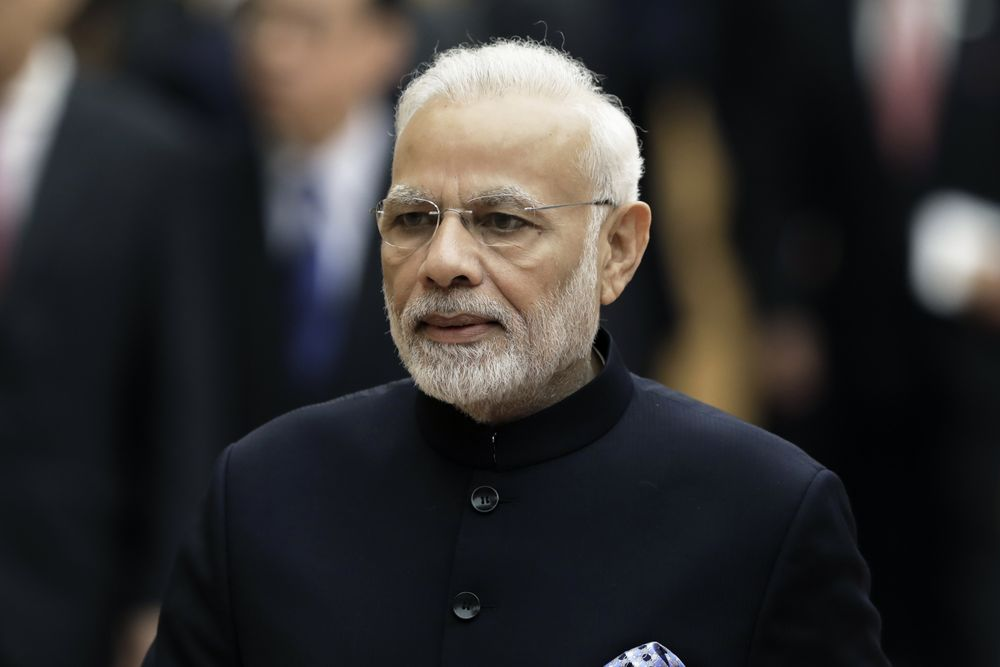
#> input picture Data Science/image.jpg, 1000 x 667 px
$ jupyter execute 'Task 2.ipynb'   (shell and % lines are left out)
#> lines starting #> are read from the running program, lines starting #| are printed output that depends on the picture
# Data Science Intern @ LetsGrowMore
## Author : Ashutosh Pradhan
## Task 2
## Image to Pencil Sketch with Python:

We need to read the image in RBG format and then convert it to a grayscale image. This will turn an image into a classic black and white photo. Then the next thing to do is invert the grayscale image also called negative image, this will be our inverted grayscale image. Inversion can be used to enhance details. Then we can finally create the pencil sketch by mixing the grayscale image with the inverted blurry image. This can be done by dividing the grayscale image by the inverted blurry image. Since images are just arrays, we can easily do this programmatically using the divide function from the cv2 library in Python.

Reference: https://thecleverprogrammer.com/2020/09/30/pencil-sketch-with-python/

### Importing Required libraries

[cell 1]
import cv2
import numpy as np

### Loading Image

[cell 2]
img=cv2.imread("image.jpg")
#> img is the input picture: shape (667, 1000, 3); mean B, G, R 49.8, 50.3, 52.5
img

[cell 3]
import matplotlib.pyplot as plt
img_rgb = cv2.cvtColor(img, cv2.COLOR_BGR2RGB)
plt.imshow(img_rgb)

### Converting Image into Gray Scale

[cell 4]
img_gray = cv2.cvtColor(img, cv2.COLOR_BGR2GRAY)
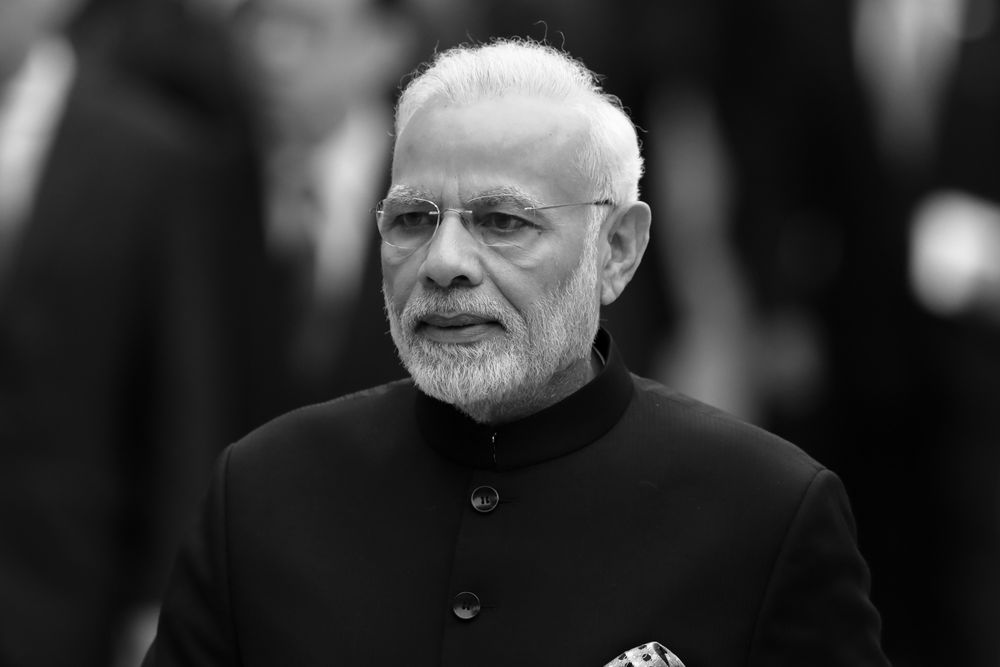
#> img_gray: shape (667, 1000); min 0, max 255, mean 51
img_gray

[cell 5]
plt.imshow(img_gray)

### Inverting the image

[cell 6]
img_invert = cv2.bitwise_not(img_gray)
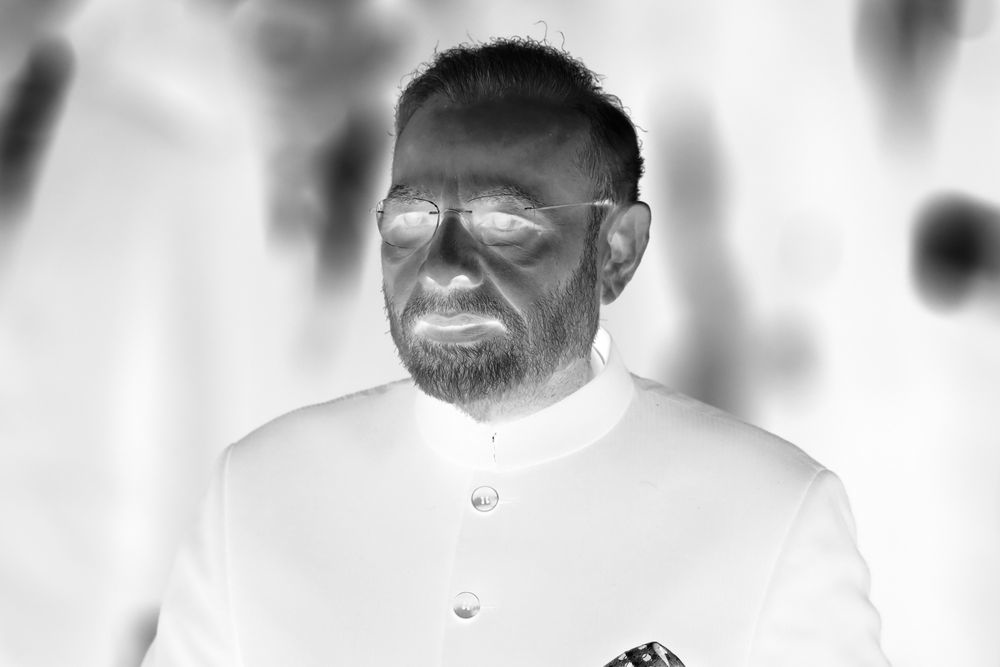
#> img_invert: shape (667, 1000); min 0, max 255, mean 204
img_invert

[cell 7]
plt.imshow(img_invert)

### Smoothing the image

[cell 8]
img_smoothing = cv2.GaussianBlur(img_invert, (21, 21),sigmaX=0, sigmaY=0)
img_smoothing

[cell 9]
plt.imshow(img_smoothing)

[cell 10]
def dodgeV2(x, y):
    return cv2.divide(x, 255 - y, scale=256.0)
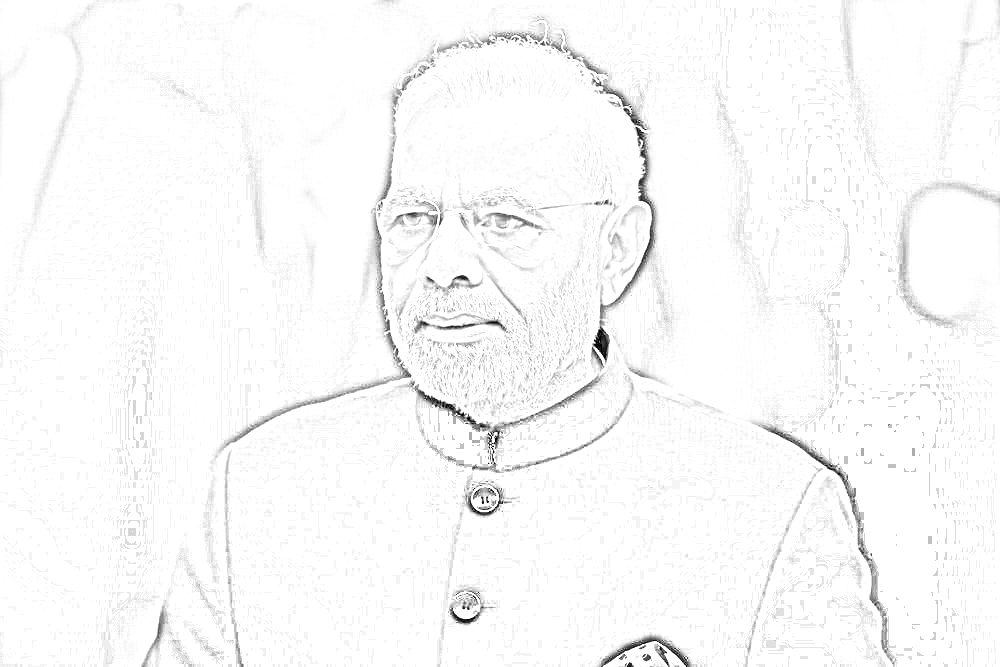
#> returned value: shape (667, 1000); min 0, max 255, mean 249.6
